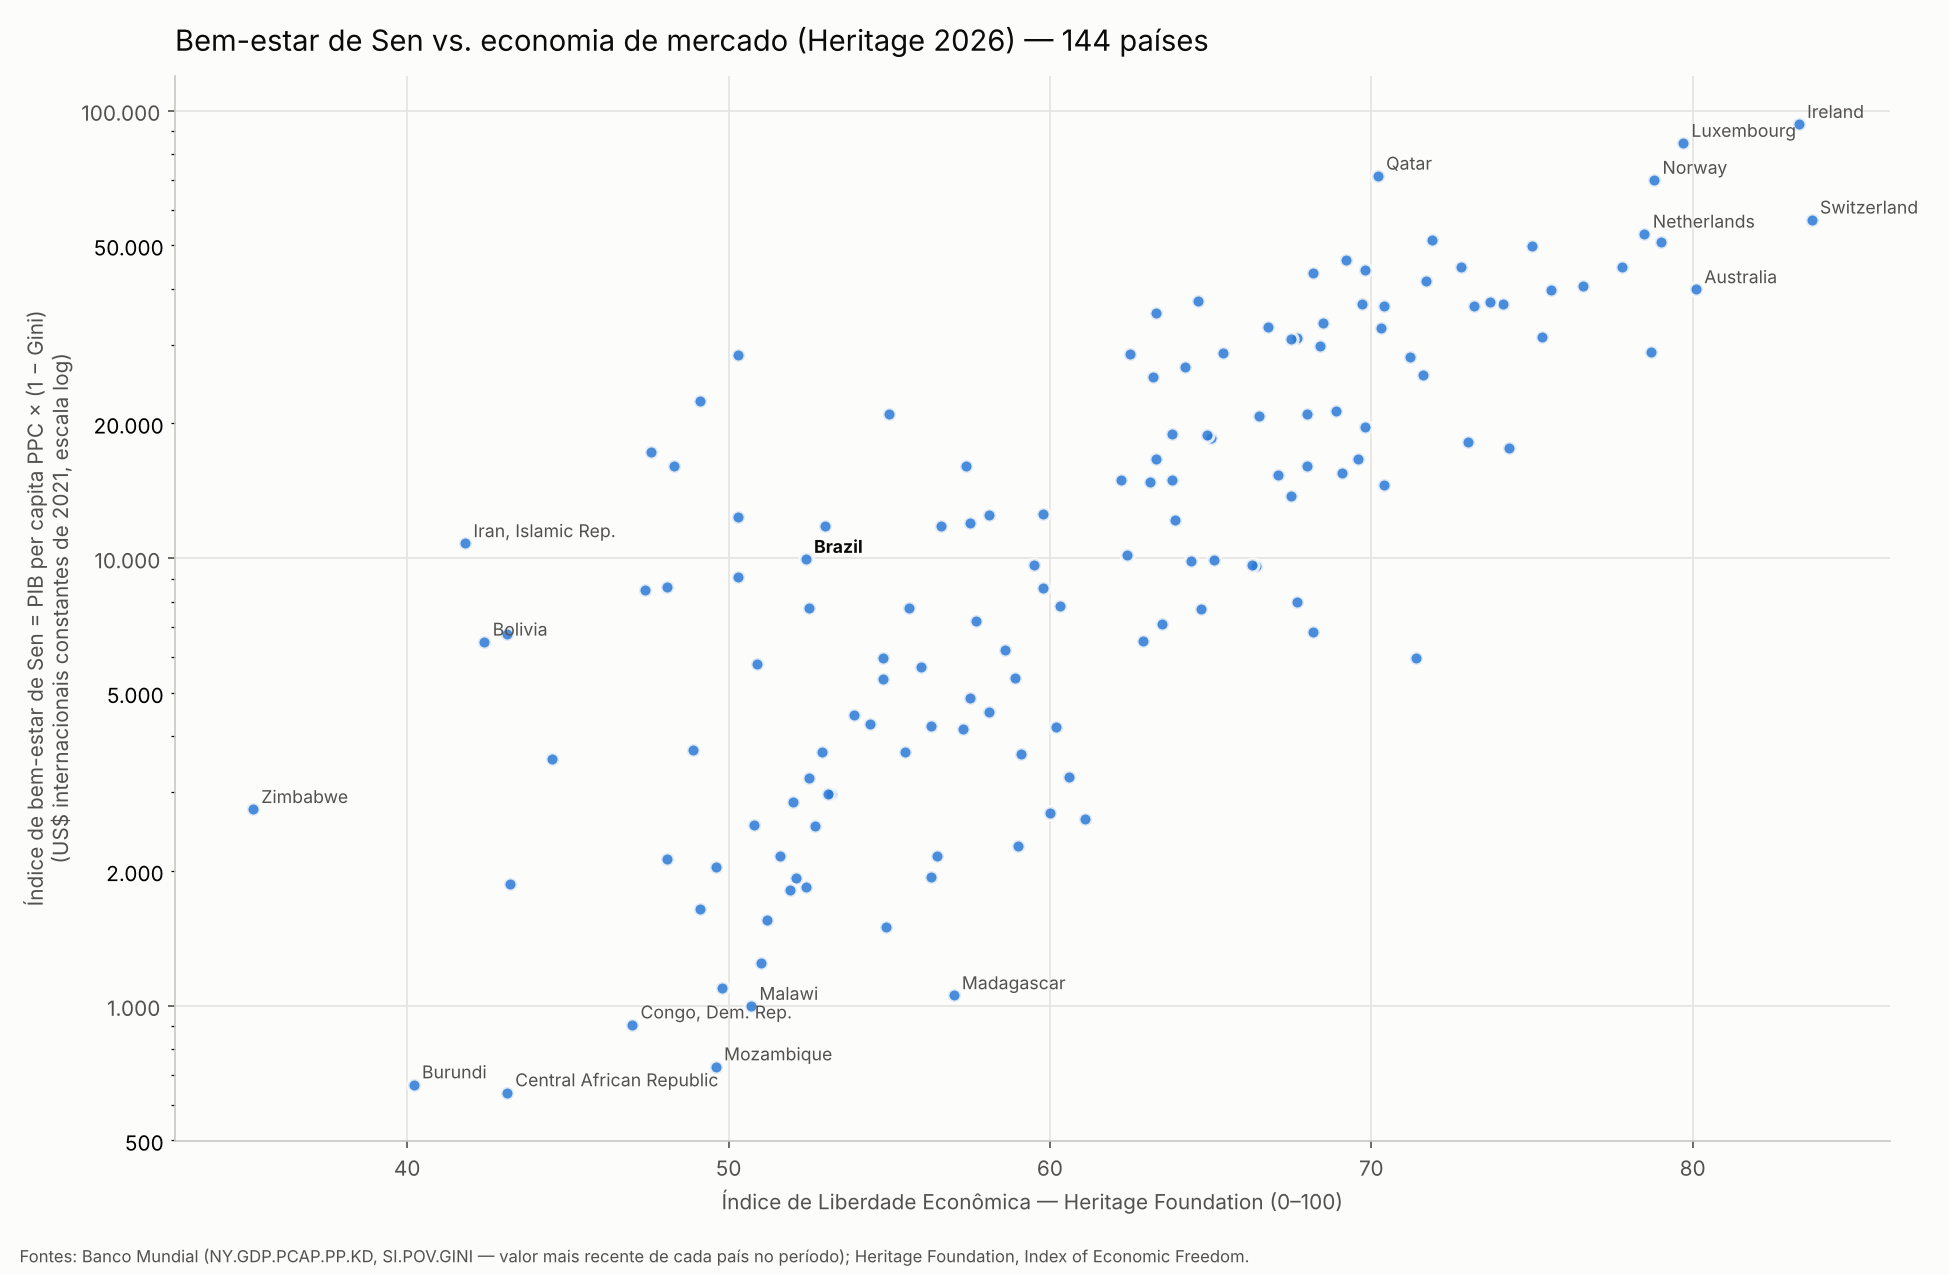

Write Python code to recreate this figure.
"""Gráfico de dispersão: Índice de bem-estar de Sen vs. Índice de Liberdade Econômica (Heritage).

Índice de bem-estar de Sen (Sen, 1976):  W = μ · (1 − G)
    μ = PIB per capita, PPC (US$ internacionais constantes de 2021) — Banco Mundial, NY.GDP.PCAP.PP.KD
    G = coeficiente de Gini (0–1)                                     — Banco Mundial, SI.POV.GINI

Eixo X: pontuação geral ("Overall Score") do Index of Economic Freedom da Heritage Foundation.
Esses dados não são baixados automaticamente: exporte o CSV em https://www.heritage.org/index/
e passe o caminho com --heritage.

Uso:
    python sen_vs_heritage.py --heritage heritage.csv
    python sen_vs_heritage.py --heritage heritage.csv --year 2025 --label-all
"""

import argparse
import json
import re
import sys
import unicodedata
import urllib.request
from pathlib import Path

import matplotlib.pyplot as plt
import pandas as pd

WB_API = "https://api.worldbank.org/v2"
GDP_PPP = "NY.GDP.PCAP.PP.KD"
GINI = "SI.POV.GINI"

# Nomes usados por outras fontes (ex.: Heritage) que não batem com os do Banco Mundial.
ALIASES = {
    "bahamas": "BHS",
    "the bahamas": "BHS",
    "the netherlands": "NLD",
    "brunei darussalam": "BRN",
    "saint vincent and the grenadines": "VCT",
    "brunei": "BRN",
    "burma": "MMR",
    "myanmar": "MMR",
    "cabo verde": "CPV",
    "cape verde": "CPV",
    "congo democratic republic of the": "COD",
    "democratic republic of the congo": "COD",
    "congo republic of": "COG",
    "republic of congo": "COG",
    "cote d ivoire": "CIV",
    "cote divoire": "CIV",
    "democratic republic of congo": "COD",
    "ivory coast": "CIV",
    "czech republic": "CZE",
    "czechia": "CZE",
    "egypt": "EGY",
    "eswatini": "SWZ",
    "swaziland": "SWZ",
    "gambia": "GMB",
    "the gambia": "GMB",
    "hong kong": "HKG",
    "iran": "IRN",
    "korea south": "KOR",
    "south korea": "KOR",
    "korea north": "PRK",
    "north korea": "PRK",
    "kyrgyz republic": "KGZ",
    "kyrgyzstan": "KGZ",
    "laos": "LAO",
    "macau": "MAC",
    "macao": "MAC",
    "micronesia": "FSM",
    "north macedonia": "MKD",
    "macedonia": "MKD",
    "russia": "RUS",
    "saint lucia": "LCA",
    "saint vincent and the grenadines": "VCT",
    "slovakia": "SVK",
    "slovak republic": "SVK",
    "syria": "SYR",
    "taiwan": "TWN",
    "turkey": "TUR",
    "turkiye": "TUR",
    "venezuela": "VEN",
    "vietnam": "VNM",
    "viet nam": "VNM",
    "yemen": "YEM",
}


def norm(name: str) -> str:
    """Normaliza nomes de países para comparação (sem acentos, pontuação ou caixa)."""
    s = unicodedata.normalize("NFKD", str(name)).encode("ascii", "ignore").decode()
    s = re.sub(r"[^a-z ]", " ", s.lower())
    return re.sub(r"\s+", " ", s).strip()


def wb_get(path: str) -> list:
    url = f"{WB_API}/{path}{'&' if '?' in path else '?'}format=json&per_page=20000"
    with urllib.request.urlopen(url, timeout=60) as r:
        payload = json.load(r)
    if len(payload) < 2 or payload[1] is None:
        raise RuntimeError(f"Resposta inesperada do Banco Mundial: {payload[0]}")
    return payload[1]


def wb_countries() -> pd.DataFrame:
    """Países (exclui agregados regionais/de renda)."""
    rows = [
        {"iso3": c["id"], "wb_name": c["name"]}
        for c in wb_get("country")
        if c["region"]["value"] != "Aggregates"
    ]
    return pd.DataFrame(rows)


def wb_latest(indicator: str, start: int, end: int) -> pd.DataFrame:
    """Valor mais recente disponível de cada país dentro de [start, end]."""
    rows = [
        {"iso3": r["countryiso3code"], "year": int(r["date"]), "value": r["value"]}
        for r in wb_get(f"country/all/indicator/{indicator}?date={start}:{end}")
        if r["value"] is not None and r["countryiso3code"]
    ]
    df = pd.DataFrame(rows).sort_values("year")
    return df.groupby("iso3").tail(1).set_index("iso3")


def load_world_bank(start: int, end: int, cache: Path) -> pd.DataFrame:
    if cache.exists():
        return pd.read_csv(cache)
    countries = wb_countries()
    gdp = wb_latest(GDP_PPP, start, end)
    gini = wb_latest(GINI, start, end)
    df = countries.set_index("iso3").join(
        gdp.rename(columns={"value": "pib_pc_ppc", "year": "ano_pib"}), how="inner"
    ).join(gini.rename(columns={"value": "gini", "year": "ano_gini"}), how="inner")
    df["sen"] = df["pib_pc_ppc"] * (1 - df["gini"] / 100)
    df = df.reset_index()
    df.to_csv(cache, index=False)
    return df


def pick_column(df: pd.DataFrame, explicit: str | None, patterns: list[str]) -> str:
    if explicit:
        return explicit
    for pat in patterns:
        for col in df.columns:
            if re.search(pat, str(col), re.I):
                return col
    sys.exit(f"Coluna não encontrada (procurei {patterns}). Colunas: {list(df.columns)}")


def load_heritage(path: Path, args) -> pd.DataFrame:
    df = pd.read_excel(path) if path.suffix.lower() in (".xls", ".xlsx") else pd.read_csv(path)
    country = pick_column(df, args.country_col, [r"^country", r"country", r"name"])
    score = pick_column(df, args.score_col, [r"overall", r"score"])
    year_col = args.year_col or next((c for c in df.columns if re.search(r"year", str(c), re.I)), None)
    if year_col is not None:
        year = args.year = args.year or int(pd.to_numeric(df[year_col], errors="coerce").max())
        df = df[pd.to_numeric(df[year_col], errors="coerce") == year]
        print(f"Heritage: usando o ano {year}")
    out = pd.DataFrame({
        "pais_heritage": df[country],
        "heritage": pd.to_numeric(df[score], errors="coerce"),
    }).dropna()
    return out


def match_iso3(heritage: pd.DataFrame, countries: pd.DataFrame) -> pd.DataFrame:
    lookup = {norm(n): iso for iso, n in zip(countries["iso3"], countries["wb_name"])}
    # Nomes do Banco Mundial costumam vir como "Korea, Rep." -> também indexa a parte antes da vírgula.
    for iso, n in zip(countries["iso3"], countries["wb_name"]):
        lookup.setdefault(norm(n.split(",")[0]), iso)
    lookup.update(ALIASES)
    heritage = heritage.copy()
    heritage["iso3"] = heritage["pais_heritage"].map(lambda n: lookup.get(norm(n)))
    missing = heritage.loc[heritage["iso3"].isna(), "pais_heritage"].tolist()
    if missing:
        print(f"Aviso: {len(missing)} país(es) da Heritage sem correspondência no Banco Mundial "
              f"(adicione em ALIASES se necessário): {', '.join(map(str, missing))}")
    return heritage.dropna(subset=["iso3"])


def plot(df: pd.DataFrame, out: Path, label_all: bool, log_y: bool, highlight: list[str], year):
    surface, ink, ink2, series = "#fcfcfb", "#0b0b0b", "#52514e", "#2a78d6"
    fig, ax = plt.subplots(figsize=(13, 8.5), facecolor=surface)
    ax.set_facecolor(surface)
    ax.scatter(df["heritage"], df["sen"], s=40, color=series, alpha=0.85,
               edgecolor=surface, linewidth=1.5, zorder=3)

    if label_all:
        to_label = df
    else:
        # Rótulos seletivos: extremos de cada eixo + países destacados.
        idx = set(df.nlargest(6, "sen").index) | set(df.nsmallest(6, "sen").index)
        idx |= set(df.nlargest(4, "heritage").index) | set(df.nsmallest(4, "heritage").index)
        idx |= set(df[df["iso3"].isin(highlight)].index)
        to_label = df.loc[sorted(idx)]
    for _, r in to_label.iterrows():
        bold = r["iso3"] in highlight
        ax.annotate(r["wb_name"], (r["heritage"], r["sen"]), xytext=(4, 3),
                    textcoords="offset points", fontsize=7.5 if label_all else 8.5,
                    color=ink if bold else ink2, fontweight="bold" if bold else "normal")

    if log_y:
        ax.set_yscale("log")
    fmt = plt.FuncFormatter(lambda v, _: f"{v:,.0f}".replace(",", "."))
    ax.yaxis.set_major_formatter(fmt)
    # Rótulos secundários só em 2 e 5 (x10^n) para não poluir o eixo.
    ax.yaxis.set_minor_formatter(plt.FuncFormatter(
        lambda v, _: fmt(v) if f"{v:.0e}"[0] in "25" else ""))
    ax.set_xlabel("Índice de Liberdade Econômica — Heritage Foundation (0–100)", color=ink2)
    ax.set_ylabel("Índice de bem-estar de Sen = PIB per capita PPC × (1 − Gini)\n"
                  "(US$ internacionais constantes de 2021" + (", escala log)" if log_y else ")"),
                  color=ink2)
    ax.set_title(f"Bem-estar de Sen vs. economia de mercado (Heritage {year}) — {len(df)} países",
                 loc="left", fontsize=14, color=ink, pad=12)
    ax.grid(True, color="#e4e3df", linewidth=0.8, zorder=0)
    for side in ("top", "right"):
        ax.spines[side].set_visible(False)
    for side in ("left", "bottom"):
        ax.spines[side].set_color("#c9c8c2")
    ax.tick_params(colors=ink2)
    fig.text(0.01, 0.01,
             "Fontes: Banco Mundial (NY.GDP.PCAP.PP.KD, SI.POV.GINI — valor mais recente de cada país "
             "no período); Heritage Foundation, Index of Economic Freedom.",
             fontsize=8, color=ink2)
    fig.tight_layout(rect=(0, 0.03, 1, 1))
    fig.savefig(out, dpi=150, facecolor=surface)
    print(f"Gráfico salvo em {out}")


def main():
    p = argparse.ArgumentParser(description=__doc__, formatter_class=argparse.RawDescriptionHelpFormatter)
    p.add_argument("--heritage", type=Path, required=True, help="CSV/XLSX exportado do site da Heritage")
    p.add_argument("--year", type=int, help="Ano do índice Heritage (padrão: o mais recente no arquivo)")
    p.add_argument("--country-col"), p.add_argument("--score-col"), p.add_argument("--year-col")
    p.add_argument("--wb-start", type=int, default=2015, help="Primeiro ano aceito para PIB/Gini")
    p.add_argument("--wb-end", type=int, default=2025, help="Último ano aceito para PIB/Gini")
    p.add_argument("--cache", type=Path, default=Path("data/world_bank_sen.csv"))
    p.add_argument("--out", type=Path, default=Path("sen_vs_heritage.png"))
    p.add_argument("--label-all", action="store_true", help="Rotula todos os países")
    p.add_argument("--linear", action="store_true", help="Eixo Y linear (padrão: log)")
    p.add_argument("--highlight", default="BRA", help="ISO3 a destacar, separados por vírgula")
    args = p.parse_args()

    args.cache.parent.mkdir(parents=True, exist_ok=True)
    wb = load_world_bank(args.wb_start, args.wb_end, args.cache)
    heritage = match_iso3(load_heritage(args.heritage, args), wb_countries())
    df = heritage.merge(wb, on="iso3", how="inner")
    no_data = heritage.loc[~heritage["iso3"].isin(wb["iso3"]), "pais_heritage"].tolist()
    if no_data:
        print(f"Sem PIB PPC ou Gini no Banco Mundial em {args.wb_start}–{args.wb_end} "
              f"({len(no_data)}): {', '.join(map(str, no_data))}")
    print(f"{len(df)} países com os três dados (Heritage, PIB PPC e Gini).")

    table = args.out.with_suffix(".csv")
    df.sort_values("sen", ascending=False).to_csv(table, index=False)
    print(f"Tabela salva em {table}")
    plot(df, args.out, args.label_all, not args.linear, args.highlight.split(","), args.year)


if __name__ == "__main__":
    main()
